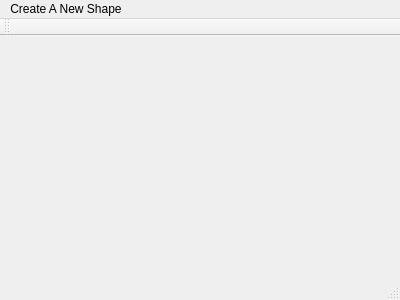
<?xml version="1.0" encoding="UTF-8"?>
<ui version="4.0">
 <class>MainWindow</class>
 <widget class="QMainWindow" name="MainWindow">
  <property name="geometry">
   <rect>
    <x>0</x>
    <y>0</y>
    <width>400</width>
    <height>300</height>
   </rect>
  </property>
  <property name="windowTitle">
   <string>MainWindow</string>
  </property>
  <widget class="QWidget" name="centralWidget"/>
  <widget class="QMenuBar" name="menuBar">
   <property name="geometry">
    <rect>
     <x>0</x>
     <y>0</y>
     <width>400</width>
     <height>17</height>
    </rect>
   </property>
   <widget class="QMenu" name="menuCreate_A_New_Shape">
    <property name="title">
     <string>Create A New Shape</string>
    </property>
    <addaction name="actionNew_Shape"/>
   </widget>
   <addaction name="menuCreate_A_New_Shape"/>
  </widget>
  <widget class="QToolBar" name="mainToolBar">
   <attribute name="toolBarArea">
    <enum>TopToolBarArea</enum>
   </attribute>
   <attribute name="toolBarBreak">
    <bool>false</bool>
   </attribute>
  </widget>
  <widget class="QStatusBar" name="statusBar"/>
  <action name="actionNew_Shape">
   <property name="text">
    <string>New Shape</string>
   </property>
  </action>
 </widget>
 <layoutdefault spacing="6" margin="11"/>
 <resources/>
 <connections/>
</ui>
